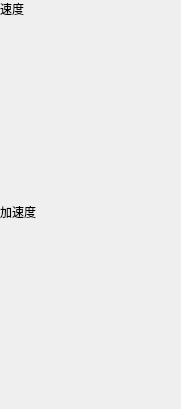
    <widget class="QWidget" name="tab_5">
     <attribute name="title">
      <string>平移</string>
     </attribute>
     <widget class="QWidget" name="gridLayoutWidget_3">
      <property name="geometry">
       <rect>
        <x>0</x>
        <y>0</y>
        <width>172</width>
        <height>400</height>
       </rect>
      </property>
      <layout class="QGridLayout" name="gridLayout_3">
       <item row="3" column="1">
        <spacer name="verticalSpacer_19">
         <property name="orientation">
          <enum>Qt::Vertical</enum>
         </property>
         <property name="sizeHint" stdset="0">
          <size>
           <width>0</width>
           <height>160</height>
          </size>
         </property>
        </spacer>
       </item>
       <item row="0" column="0">
        <widget class="QLabel" name="label_12">
         <property name="text">
          <string>速度</string>
         </property>
        </widget>
       </item>
       <item row="2" column="0">
        <widget class="QLabel" name="label_13">
         <property name="text">
          <string>加速度</string>
         </property>
        </widget>
       </item>
       <item row="1" column="1">
        <spacer name="verticalSpacer_20">
         <property name="orientation">
          <enum>Qt::Vertical</enum>
         </property>
         <property name="sizeHint" stdset="0">
          <size>
           <width>0</width>
           <height>160</height>
          </size>
         </property>
        </spacer>
       </item>
       <item row="4" column="0">
        <spacer name="horizontalSpacer_2">
         <property name="orientation">
          <enum>Qt::Horizontal</enum>
         </property>
         <property name="sizeHint" stdset="0">
          <size>
           <width>160</width>
           <height>0</height>
          </size>
         </property>
        </spacer>
       </item>
       <item row="1" column="0">
        <widget class="MplWidget" name="widget_27" native="true"/>
       </item>
       <item row="3" column="0">
        <widget class="MplWidget" name="widget_28" native="true"/>
       </item>
      </layout>
     </widget>
    </widget>
